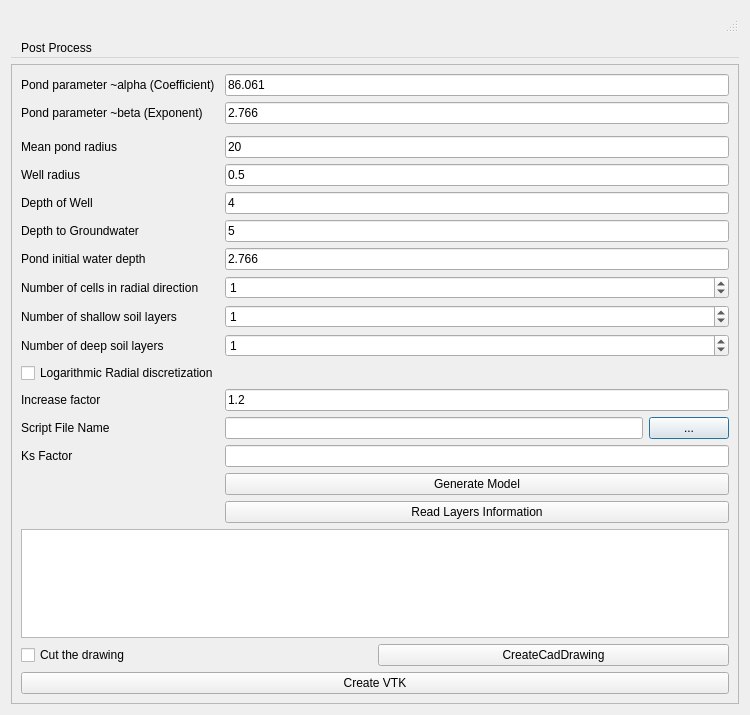
<?xml version="1.0" encoding="UTF-8"?>
<ui version="4.0">
 <class>DryWellDialog</class>
 <widget class="QDialog" name="DryWellDialog">
  <property name="geometry">
   <rect>
    <x>0</x>
    <y>0</y>
    <width>750</width>
    <height>715</height>
   </rect>
  </property>
  <property name="windowTitle">
   <string>DryWell</string>
  </property>
  <layout class="QVBoxLayout" name="verticalLayout_3">
   <item>
    <widget class="QStatusBar" name="statusbar"/>
   </item>
   <item>
    <widget class="QMenuBar" name="menubar">
     <widget class="QMenu" name="menuPost_Process">
      <property name="title">
       <string>Post Process</string>
      </property>
      <addaction name="actionPost_Process"/>
     </widget>
     <addaction name="menuPost_Process"/>
    </widget>
   </item>
   <item>
    <widget class="QScrollArea" name="scrollArea">
     <property name="widgetResizable">
      <bool>true</bool>
     </property>
     <widget class="QWidget" name="scrollAreaWidgetContents">
      <property name="geometry">
       <rect>
        <x>0</x>
        <y>0</y>
        <width>730</width>
        <height>643</height>
       </rect>
      </property>
      <layout class="QHBoxLayout" name="horizontalLayout_3">
       <item>
        <layout class="QVBoxLayout" name="verticalLayout">
         <item>
          <layout class="QFormLayout" name="formLayout_2">
           <item row="0" column="0">
            <widget class="QLabel" name="label">
             <property name="text">
              <string>Pond parameter ~alpha (Coefficient)</string>
             </property>
            </widget>
           </item>
           <item row="0" column="1">
            <widget class="QLineEdit" name="Alpha">
             <property name="text">
              <string>86.061</string>
             </property>
            </widget>
           </item>
           <item row="1" column="0">
            <widget class="QLabel" name="label_2">
             <property name="text">
              <string>Pond parameter ~beta (Exponent)</string>
             </property>
            </widget>
           </item>
           <item row="1" column="1">
            <widget class="QLineEdit" name="Beta">
             <property name="text">
              <string>2.766</string>
             </property>
            </widget>
           </item>
           <item row="3" column="0">
            <widget class="QLabel" name="label_3">
             <property name="text">
              <string>Mean pond radius</string>
             </property>
            </widget>
           </item>
           <item row="3" column="1">
            <widget class="QLineEdit" name="Pond_radius">
             <property name="text">
              <string>20</string>
             </property>
            </widget>
           </item>
           <item row="4" column="0">
            <widget class="QLabel" name="label_4">
             <property name="text">
              <string>Well radius</string>
             </property>
            </widget>
           </item>
           <item row="4" column="1">
            <widget class="QLineEdit" name="Well_radius">
             <property name="text">
              <string>0.5</string>
             </property>
            </widget>
           </item>
           <item row="5" column="0">
            <widget class="QLabel" name="label_5">
             <property name="text">
              <string>Depth of Well</string>
             </property>
            </widget>
           </item>
           <item row="5" column="1">
            <widget class="QLineEdit" name="Depth_of_Well">
             <property name="text">
              <string>4</string>
             </property>
            </widget>
           </item>
           <item row="6" column="0">
            <widget class="QLabel" name="label_6">
             <property name="text">
              <string>Depth to Groundwater</string>
             </property>
            </widget>
           </item>
           <item row="6" column="1">
            <widget class="QLineEdit" name="Depth_to_GW">
             <property name="text">
              <string>5</string>
             </property>
            </widget>
           </item>
           <item row="7" column="0">
            <widget class="QLabel" name="label_7">
             <property name="text">
              <string>Pond initial water depth</string>
             </property>
            </widget>
           </item>
           <item row="7" column="1">
            <widget class="QLineEdit" name="Pond_ini_depth">
             <property name="text">
              <string>2.766</string>
             </property>
            </widget>
           </item>
           <item row="8" column="0">
            <widget class="QLabel" name="label_8">
             <property name="text">
              <string>Number of cells in radial direction</string>
             </property>
            </widget>
           </item>
           <item row="8" column="1">
            <widget class="QSpinBox" name="nr">
             <property name="value">
              <number>1</number>
             </property>
            </widget>
           </item>
           <item row="9" column="0">
            <widget class="QLabel" name="label_9">
             <property name="text">
              <string>Number of shallow soil layers</string>
             </property>
            </widget>
           </item>
           <item row="9" column="1">
            <widget class="QSpinBox" name="nl_shallow">
             <property name="value">
              <number>1</number>
             </property>
            </widget>
           </item>
           <item row="10" column="0">
            <widget class="QLabel" name="label_10">
             <property name="text">
              <string>Number of deep soil layers</string>
             </property>
            </widget>
           </item>
           <item row="10" column="1">
            <widget class="QSpinBox" name="nl_deep">
             <property name="value">
              <number>1</number>
             </property>
            </widget>
           </item>
           <item row="14" column="0">
            <widget class="QLabel" name="label_11">
             <property name="text">
              <string>Script File Name</string>
             </property>
            </widget>
           </item>
           <item row="14" column="1">
            <layout class="QHBoxLayout" name="horizontalLayout" stretch="0,0">
             <property name="sizeConstraint">
              <enum>QLayout::SetMaximumSize</enum>
             </property>
             <item>
              <widget class="QLineEdit" name="filename_text"/>
             </item>
             <item>
              <widget class="QPushButton" name="file_push_bottom">
               <property name="text">
                <string>...</string>
               </property>
              </widget>
             </item>
            </layout>
           </item>
           <item row="16" column="1">
            <widget class="QPushButton" name="Generate_Model">
             <property name="text">
              <string>Generate Model</string>
             </property>
            </widget>
           </item>
           <item row="17" column="1">
            <widget class="QPushButton" name="pushReadLayers">
             <property name="text">
              <string>Read Layers Information</string>
             </property>
            </widget>
           </item>
           <item row="15" column="0">
            <widget class="QLabel" name="label_12">
             <property name="text">
              <string>Ks Factor</string>
             </property>
            </widget>
           </item>
           <item row="15" column="1">
            <widget class="QLineEdit" name="Ks_factor"/>
           </item>
           <item row="2" column="0">
            <layout class="QGridLayout" name="gridLayout"/>
           </item>
           <item row="12" column="0">
            <widget class="QCheckBox" name="Logarithmic_Radial_Disc">
             <property name="text">
              <string>Logarithmic Radial discretization</string>
             </property>
            </widget>
           </item>
           <item row="13" column="0">
            <widget class="QLabel" name="label_13">
             <property name="text">
              <string>Increase factor</string>
             </property>
            </widget>
           </item>
           <item row="13" column="1">
            <widget class="QLineEdit" name="txtIncreaseFactor">
             <property name="text">
              <string>1.2</string>
             </property>
            </widget>
           </item>
          </layout>
         </item>
         <item>
          <layout class="QVBoxLayout" name="verticalLayout_2">
           <item>
            <widget class="QTableWidget" name="tableWidget"/>
           </item>
          </layout>
         </item>
         <item>
          <layout class="QHBoxLayout" name="horizontalLayout_4">
           <item>
            <widget class="QCheckBox" name="checkCut">
             <property name="text">
              <string>Cut the drawing</string>
             </property>
            </widget>
           </item>
           <item>
            <widget class="QPushButton" name="CreateCadDrawing">
             <property name="text">
              <string>CreateCadDrawing</string>
             </property>
            </widget>
           </item>
          </layout>
         </item>
         <item>
          <layout class="QHBoxLayout" name="horizontalLayout_2">
           <item>
            <widget class="QPushButton" name="btnCreateVTKfromOutput">
             <property name="text">
              <string>Create VTK</string>
             </property>
            </widget>
           </item>
          </layout>
         </item>
        </layout>
       </item>
      </layout>
     </widget>
    </widget>
   </item>
  </layout>
  <action name="actionPost_Process">
   <property name="text">
    <string>Post-Process</string>
   </property>
  </action>
 </widget>
 <resources/>
 <connections/>
</ui>
